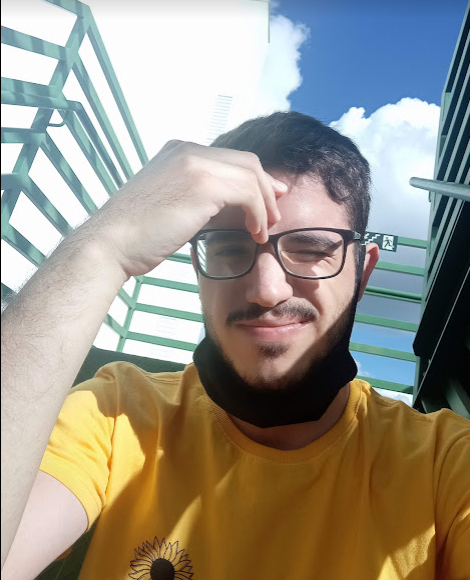
#> input picture s5/pratica/imagem.png, 470 x 580 px
$ python pratica_1.py
#> lines starting #> are read from the running program, lines starting #| are printed output that depends on the picture; after the words box and inside, x2 and y2 are one past the last pixel; in counts of white or black regions, pixels touching at a corner belong together
import cv2 as cv
from matplotlib import pyplot as plt

imagem = cv.imread('imagem.png')
#> imagem is the input picture: shape (580, 470, 3); mean B, G, R 136.3, 148.9, 154.5

imagem_gray_scale = cv.cvtColor(imagem, cv.COLOR_BGR2GRAY)
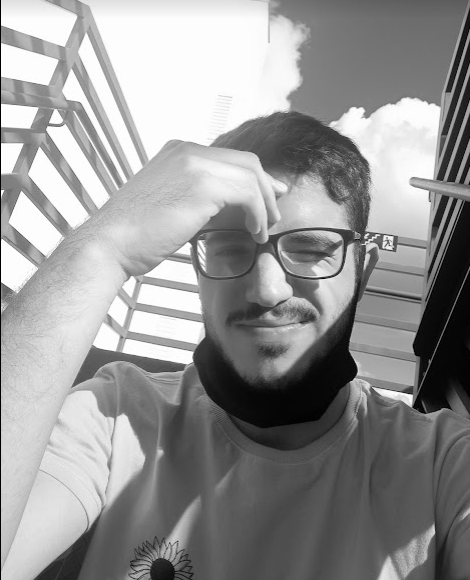
#> imagem_gray_scale: shape (580, 470); min 0, max 255, mean 149.1
plt.show()

qtd_linhas = len(imagem_gray_scale)
#> qtd_linhas = 580
qtd_colunas = len(imagem_gray_scale[0])
#> qtd_colunas = 470

for linha in range(qtd_linhas):
    for coluna in range(qtd_colunas):
        if imagem_gray_scale[linha][coluna] < 225:
            imagem_gray_scale[linha][coluna] = 0
        else:
            imagem_gray_scale[linha][coluna] = 255
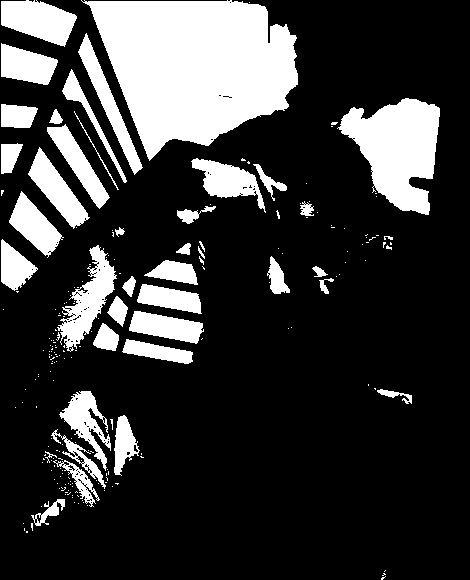
#> imagem_gray_scale: shape (580, 470); 22.1% white; 218 white regions (177 under 20 px), largest, box (x1, y1, x2, y2) and area: (81, 0, 298, 161) 22975, (337, 98, 440, 215) 7172, (57, 245, 117, 352) 2420

cv.imshow('escala em cinza', imagem_gray_scale)
cv.waitKey(0)
cv.destroyAllWindows()
